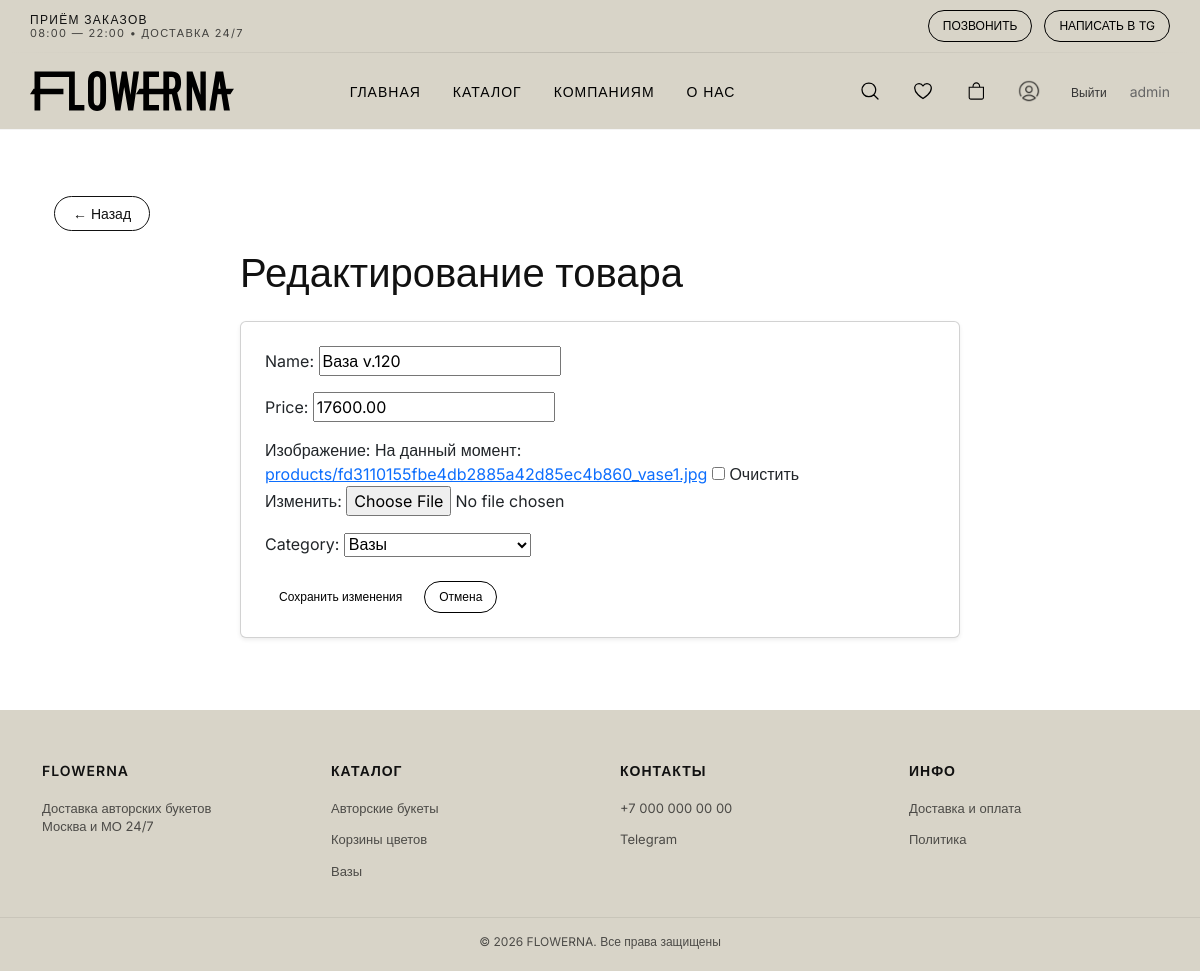
Page /product/374/edit/ (signed in) on the committed database.
### users/models.py (models this page shows, shortened)
class CustomUser(AbstractUser):
    class Roles(models.TextChoices):
        ADMIN = 'admin', 'Admin'
        MANAGER = 'manager', 'Manager'
        USER = 'user', 'User'
    full_name = models.CharField(max_length=150)
    phone = models.CharField(max_length=16, unique=True)
    email = models.EmailField(unique=True)
    role = models.CharField(
        max_length=20,
        choices=Roles.choices,
        default=Roles.USER
    )
    class Meta:
        verbose_name = 'Пользователь'
        verbose_name_plural = 'Пользователи'

### catalog/models.py (models this page shows, shortened)
class Product(models.Model):
    id = models.AutoField(primary_key=True)
    category = models.ForeignKey(Category, on_delete=models.CASCADE, related_name='products', null=True, blank=True)
    name = models.CharField(max_length=255)
    price = models.DecimalField(max_digits=10, decimal_places=2)
    description = models.TextField(null=True, blank=True)
    is_available = models.BooleanField(default=True)
    image = models.ImageField(upload_to='products/', null=True, blank=True, verbose_name='Изображение')
    is_recommended = models.BooleanField(default=False)
    class Meta:
        verbose_name = 'Товар'
        verbose_name_plural = 'Товары'

class Category(models.Model):
    name = models.CharField(max_length=255)
    description = models.TextField(null=True, blank=True)
    image = models.ImageField(upload_to='categories/', blank=True, null=True)
    slug = models.SlugField(unique=True, blank=True, null=True)
    is_featured = models.BooleanField(default=False)
    def __str__(self):
        return self.name

### catalog/views.py (the view)
# urls.py: path('product/<int:pk>/edit/', views.edit_product, name='product-edit'),
@manager_or_admin_required
def edit_product(request, pk):
    product = get_object_or_404(Product, pk=pk)
    form = ProductForm(request.POST or None, request.FILES or None, instance=product)
    if form.is_valid():
        form.save()
        return redirect('catalog')
    return render(request, 'catalog/edit_product.html', {'form': form})

### catalog/forms.py
class ProductForm(forms.ModelForm):
    class Meta:
        model = Product
        fields = ['name', 'price', 'image', 'category']

### catalog/context_processors.py (called while the page is built)
def categories_processor(request):
    footer_category_slugs = [
        'avtorskie-bukety',
        'vazy',
        'mono-duo-i-trio-bukety',
        'korziny-tsvetov',
        'cveti-v-korobke'
    ]
    footer_categories = Category.objects.filter(
        slug__in=footer_category_slugs
    )
    return {
        'footer_categories': footer_categories
    }

### templates/catalog/edit_product.html (shortened to what this page needs)
{% extends 'base.html' %}
{% load static %}
{% block content %}
<section class="product-edit py-5">
    <div class="container">
        <a href="{% url 'catalog' %}" class="back-btn">
            ← Назад
        </a>
        <div class="row mt-4">
            <div class="col-lg-8 mx-auto">
                <h1 class="mb-4">
                    Редактирование товара
                </h1>
                <div class="card p-4 shadow-sm">
                    <form method="post" enctype="multipart/form-data">
                        {{ form.as_p }}
                        <div class="d-flex gap-2 mt-4">
                            <button type="submit" class="btn btn-success">
                                Сохранить изменения
                            </button>
                            <a href="{% url 'catalog' %}" class="btn btn-outline-secondary">
                                Отмена
                            </a>
                        </div>
                    </form>
                </div>
            </div>
        </div>
    </div>
</section>
{% endblock %}

### templates/components/header.html (shortened to what this page needs)
{% load static %}
<header class="header">
    <div class="container header__top">
        <div class="header__info">
            <span>ПРИЁМ ЗАКАЗОВ</span>
            <span>08:00 — 22:00 • ДОСТАВКА 24/7</span>
        </div>
        <div class="header__contacts">
            <a href="tel:+70000000000" class="btn">ПОЗВОНИТЬ</a>
            <a href="#" class="btn">НАПИСАТЬ В TG</a>
        </div>
    </div>
    <div class="header__divider"></div>
    <div class="container header__main">
        <a href="/" class="logo">
            <img src="{% static 'icons/logo.svg' %}" alt="Flowerna">
        </a>
        <nav class="nav">
            <a href="{% url 'home' %}">ГЛАВНАЯ</a>
            <a href="{% url 'catalog' %}">КАТАЛОГ</a>
            <a href="{% url 'kompanijam' %}">КОМПАНИЯМ</a>
            <a href="{% url 'about' %}">О НАС</a>
        </nav>
        <div class="header__icons">
            <div class="icon-btn" onclick="openSearch()">
                <img src="{% static 'icons/proicons_search.svg' %}" alt="search">
            </div>
            <a href="{% url 'favorites' %}" class="icon-btn">
                <img src="{% static 'icons/si_heart-line.svg' %}" alt="favorites">
            </a>
            <a href="{% url 'cart' %}" class="icon-btn">
                <img src="{% static 'icons/bag.svg' %}">
            </a>
            {% if user.is_authenticated %}
                <a href="{% url 'profile' %}" class="icon-btn" title="Личный кабинет">
                    <img src="{% static 'icons/profile.png' %}" alt="profile">
                </a>
                <form action="{% url 'logout' %}" method="post" style="display: inline;">
                    <button type="submit" class="btn btn-link"
                            style="background: none; border: none; color: #333; cursor: pointer; padding: 0; margin-left: 8px;">
                        Выйти
                    </button>
                </form>
                <span class="user-name" style="margin-left: 8px; font-size: 14px; color: #666;">
                    {{ user.username }}
                </span>
            {% else %}
                <a href="{% url 'login' %}?next={{ request.path }}" class="icon-btn" title="Войти">
                    <img src="{% static 'icons/profile.png' %}" alt="login">
                </a>
                <a href="{% url 'register' %}" class="btn" style="margin-left: 8px;">Регистрация</a>
            {% endif %}
        </div>
    </div>
</header>

### templates/components/footer.html
<footer class="footer">
    <div class="footer__top container">
        <div class="footer__col">
            <div class="footer__title">FLOWERNA</div>
            <p class="footer__text">
                Доставка авторских букетов<br>
                Москва и МО 24/7
            </p>
        </div>
        <div class="footer__col">
            <div class="footer__title">КАТАЛОГ</div>
            {% for category in footer_categories %}
                <a href="{% url 'catalog' %}?category={{ category.id }}">
                    {{ category.name }}
                </a>
            {% endfor %}
        </div>
        <div class="footer__col">
            <div class="footer__title">КОНТАКТЫ</div>
            <a href="tel:+70000000000">+7 000 000 00 00</a>
            <a href="#">Telegram</a>
        </div>
        <div class="footer__col">
            <div class="footer__title">ИНФО</div>
            <a href="{% url 'dostavka-i-oplata' %}">Доставка и оплата</a>
            <a href="{% url 'politika-konfidentsialnosti' %}">Политика</a>
        </div>
    </div>
    <div class="footer__bottom">
        © 2026 FLOWERNA. Все права защищены
    </div>
</footer>

### static/css/style.css (style rules this page uses)
body { font-family: "Inter", sans-serif; font-weight: 400; color: #111; }
.logo img { height: 40px; width: auto; display: block; }
.btn { padding: 6px 14px; border-radius: 20px; text-decoration: none; font-size: 12px; border: 1px solid #000; color: #000; background: transparent; transition: all 0.25s ease; display: inline-block; }
.logo { font-size: 28px; font-weight: 700; letter-spacing: 2px; }
.row { flex-wrap: wrap; }
.row > div { min-width: 0; }
.back-btn { text-decoration: none; color: #111; font-size: 14px; }
.back-btn { border: 1px solid #111; padding: 8px 18px; border-radius: 999px; text-decoration: none; color: #111; transition: 0.3s; }

### static/css/header.css (style rules this page uses)
.header { background: #d8d4c8; box-shadow: 0 1px 0 rgba(0, 0, 0, 0.04); }
.header .container { --bs-gutter-x: 24px; }
.header__top { display: flex; justify-content: space-between; align-items: center; padding: 10px 0; font-size: 11px; }
.header__info { display: flex; flex-direction: column; text-transform: uppercase; letter-spacing: 1.3px; line-height: 1.25; font-size: 12px; font-weight: 400; }
.header__info span:first-child { font-size: 12px; font-weight: 500; }
.header__info span:last-child { font-size: 11px; opacity: 0.75; }
.header__divider { height: 1px; width: 100%; background: linear-gradient( to right, transparent, rgba(0, 0, 0, 0.12), transparent ); }
.header__main { display: flex; justify-content: space-between; align-items: center; padding: 18px 0; }
.nav { display: flex; gap: 32px; }
.nav a { position: relative; text-decoration: none; color: #000; font-size: 14px; font-weight: 500; letter-spacing: 1px; text-transform: uppercase; padding: 6px 0; display: inline-block; }
.nav a::after { content: ""; position: absolute; left: 0; bottom: -2px; width: 0%; height: 1px; background: #000; transition: width 0.3s ease; }
.header__contacts { display: flex; gap: 12px; }
.header__icons { display: flex; gap: 12px; }
.icon-btn { width: 38px; height: 38px; display: flex; align-items: center; justify-content: center; border-radius: 50%; transition: transform 0.25s ease; will-change: transform; }
.icon-btn img { width: 20px; height: 20px; }

### static/css/footer.css (style rules this page uses)
.footer__col { display: flex; flex-direction: column; gap: 6px; }
.footer { background: #d8d4c8; padding: 50px 0 20px; font-size: 13px; color: #111; }
.footer__top { display: grid; grid-template-columns: repeat(4, 1fr); gap: 40px; margin-bottom: 30px; }
.footer__title { font-weight: 600; margin-bottom: 12px; text-transform: uppercase; letter-spacing: 1px; font-size: 14px; }
.footer__col a { display: block; text-decoration: none; color: #111; margin-bottom: 6px; opacity: 0.7; transition: 0.2s; }
.footer__text { opacity: 0.7; line-height: 1.4; }
.footer__bottom { border-top: 1px solid rgba(0,0,0,0.1); padding-top: 15px; text-align: center; font-size: 12px; opacity: 0.7; }

### templates/base.html (style rules this page uses)
html, body { height: 100%; margin: 0; }
body { display: flex; flex-direction: column; -webkit-font-smoothing: antialiased; -moz-osx-font-smoothing: grayscale; }

### templates/components/header.html (style rules this page uses)
.header__icons { display: flex; align-items: center; gap: 15px; }
.icon-btn { cursor: pointer; transition: opacity 0.3s; }
.user-name { margin-left: 8px; font-size: 14px; color: #666; }
button[type="submit"] { background: none; border: none; cursor: pointer; }

### rows in the picture
CustomUser: username "admin"
Product: name "Ваза v.120", price "17600.00", category "Вазы"
Category: name "Авторские букеты"
Category: name "Корзины цветов"
Category: name "Вазы"
